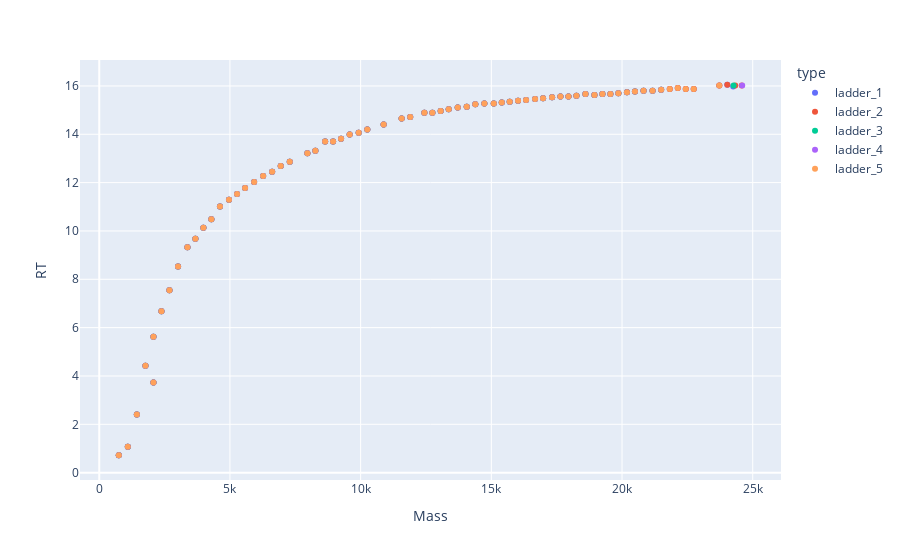

Source (notebook cell):
### Code cell
plotly_multi_zones(dfm_5ps)
